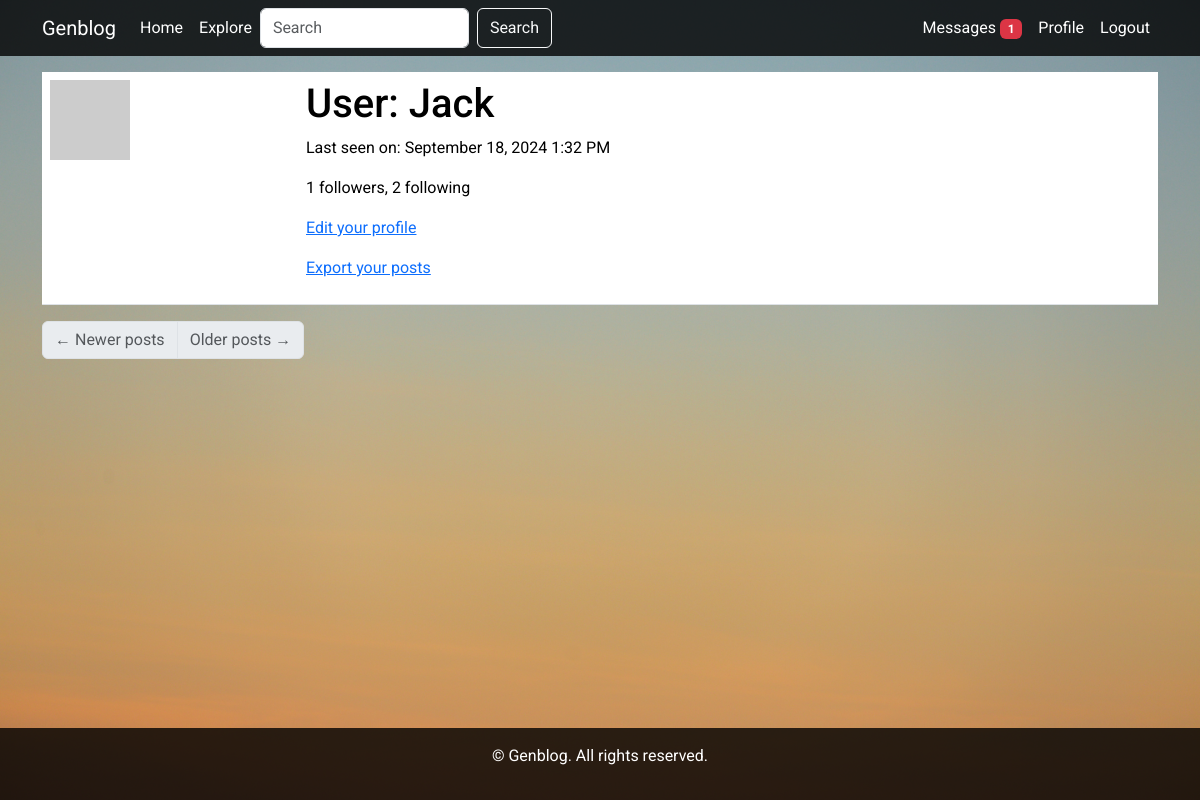
The page /user/Jack (signed in) on the database as committed earlier.
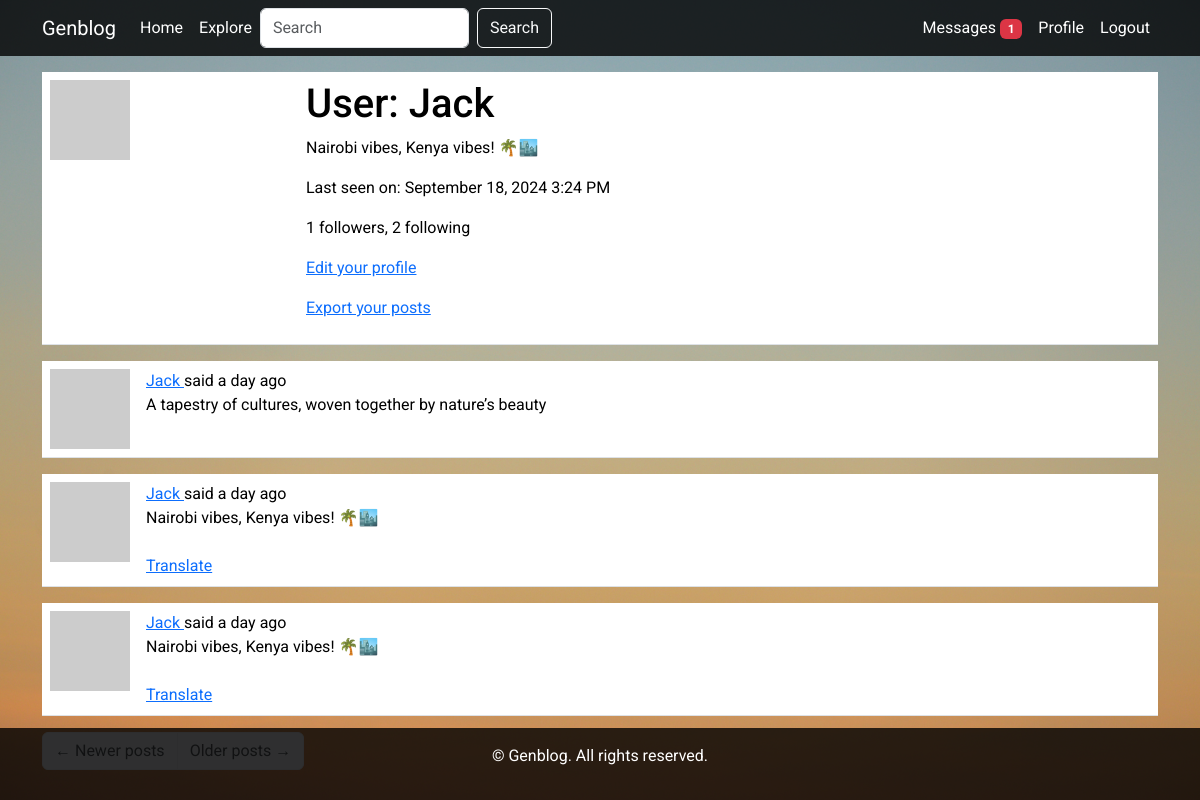
The same page on the database as committed later.
### app/models.py (models this page shows, shortened)
class User(UserMixin, db.Model):
    id: so.Mapped[int] = so.mapped_column(primary_key=True)
    username: so.Mapped[str] = so.mapped_column(sa.String(64), index=True,
                                                unique=True)
    email: so.Mapped[str] = so.mapped_column(sa.String(120), index=True,
                                             unique=True)
    password_hash: so.Mapped[Optional[str]] = so.mapped_column(sa.String(256))
    about_me: so.Mapped[Optional[str]] = so.mapped_column(sa.String(140))
    last_seen: so.Mapped[Optional[datetime]] = so.mapped_column(
        default=lambda: datetime.now(timezone.utc))
    last_message_read_time: so.Mapped[Optional[datetime]]
    posts: so.WriteOnlyMapped['Post'] = so.relationship(
        back_populates='author')
    following: so.WriteOnlyMapped['User'] = so.relationship(
        secondary=followers, primaryjoin=(followers.c.follower_id == id),
        secondaryjoin=(followers.c.followed_id == id),
        back_populates='followers')
    followers: so.WriteOnlyMapped['User'] = so.relationship(
        secondary=followers, primaryjoin=(followers.c.followed_id == id),
        secondaryjoin=(followers.c.follower_id == id),
        back_populates='following')
    messages_sent: so.WriteOnlyMapped['Message'] = so.relationship(
        foreign_keys='Message.sender_id', back_populates='author')
    messages_received: so.WriteOnlyMapped['Message'] = so.relationship(
        foreign_keys='Message.recipient_id', back_populates='recipient')
    notifications: so.WriteOnlyMapped['Notification'] = so.relationship(
        back_populates='user')
    tasks: so.WriteOnlyMapped['Task'] = so.relationship(back_populates='user')
    def avatar(self, size):
        digest = md5(self.email.lower().encode('utf-8')).hexdigest()
        return f'https://www.gravatar.com/avatar/{digest}?d=identicon&s={size}'
    def followers_count(self):
        query = sa.select(sa.func.count()).select_from(
            self.followers.select().subquery())
        return db.session.scalar(query)
    def following_count(self):
        query = sa.select(sa.func.count()).select_from(
            self.following.select().subquery())
        return db.session.scalar(query)
    def unread_message_count(self):
        last_read_time = self.last_message_read_time or datetime(1900, 1, 1)
        query = sa.select(Message).where(Message.recipient == self,
                                         Message.timestamp > last_read_time)
        return db.session.scalar(sa.select(sa.func.count()).select_from(
            query.subquery()))
    def get_tasks_in_progress(self):
        query = self.tasks.select().where(Task.complete == False)
        return db.session.scalars(query)
    def get_task_in_progress(self, name):
        query = self.tasks.select().where(Task.name == name,
                                          Task.complete == False)
        return db.session.scalar(query)

class SearchableMixin:
    @classmethod
    def before_commit(cls, session):
        session._changes = {
            'add': list(session.new),
            'update': list(session.dirty),
            'delete': list(session.deleted)
        }
    @classmethod
    def after_commit(cls, session):
        for obj in session._changes['add']:
            if isinstance(obj, SearchableMixin):
                add_to_index(obj.__tablename__, obj)
        for obj in session._changes['update']:
            if isinstance(obj, SearchableMixin):
                add_to_index(obj.__tablename__, obj)
        for obj in session._changes['delete']:
            if isinstance(obj, SearchableMixin):
                remove_from_index(obj.__tablename__, obj)
        session._changes = None

class Post(SearchableMixin, db.Model):
    __searchable__ = ['body']
    id: so.Mapped[int] = so.mapped_column(primary_key=True)
    body: so.Mapped[str] = so.mapped_column(sa.String(140))
    timestamp: so.Mapped[datetime] = so.mapped_column(
        index=True, default=lambda: datetime.now(timezone.utc))
    user_id: so.Mapped[int] = so.mapped_column(sa.ForeignKey(User.id),
                                               index=True)
    language: so.Mapped[Optional[str]] = so.mapped_column(sa.String(5))
    author: so.Mapped[User] = so.relationship(back_populates='posts')

### app/main/routes.py (the view)
@bp.route('/user/<username>')
@login_required
def user(username):
    user = db.first_or_404(sa.select(User).where(User.username == username))
    page = request.args.get('page', 1, type=int)
    query = user.posts.select().order_by(Post.timestamp.desc())
    posts = db.paginate(query, page=page,
                        per_page=current_app.config['POSTS_PER_PAGE'],
                        error_out=False)
    next_url = url_for('main.user', username=user.username,
                       page=posts.next_num) if posts.has_next else None
    prev_url = url_for('main.user', username=user.username,
                       page=posts.prev_num) if posts.has_prev else None
    form = EmptyForm()
    return render_template('user.html', user=user, posts=posts.items,
                           next_url=next_url, prev_url=prev_url, form=form)

### app/main/forms.py
class SearchForm(FlaskForm):
    q = StringField(_l('Search'), validators=[DataRequired()])
    def __init__(self, *args, **kwargs):
        if 'formdata' not in kwargs:
            kwargs['formdata'] = request.args
        if 'meta' not in kwargs:
            kwargs['meta'] = {'csrf': False}
        super(SearchForm, self).__init__(*args, **kwargs)

class EmptyForm(FlaskForm):
    submit = SubmitField('Submit')

### app/__init__.py (called while the page is built)
def get_locale():
    return request.accept_languages.best_match(current_app.config['LANGUAGES'])

### app/main/routes.py (called while the page is built)
@bp.before_app_request
def before_request():
    if current_user.is_authenticated:
        current_user.last_seen = datetime.now(timezone.utc)
        db.session.commit()
        g.search_form = SearchForm()
    g.locale = str(get_locale())

### app/models.py (called while the page is built)
@login.user_loader
def load_user(id):
    return db.session.get(User, int(id))

### app/templates/user.html (shortened to what this page needs)
{% extends "base.html" %}
{% block content %}
    <table class="table table-hover">
        <tr>
            <td width="256px"><img src="{{ user.avatar(256) }}"></td>
            <td>
                <h1>{{ _('User') }}: {{ user.username }}</h1>
                {% if user.about_me %}<p>{{ user.about_me }}</p>{% endif %}
                {% if user.last_seen %}
                <p>{{ _('Last seen on') }}: {{ moment(user.last_seen).format('LLL') }}</p>
                {% endif %}
                <p>{{ _('%(count)d followers', count=user.followers_count()) }}, {{ _('%(count)d following', count=user.following_count()) }}</p>
                {% if user == current_user %}
                <p><a href="{{ url_for('main.edit_profile') }}">{{ _('Edit your profile') }}</a></p>
                {% if not current_user.get_task_in_progress('export_posts') %}
                <p><a href="{{ url_for('main.export_posts') }}">{{ _('Export your posts') }}</a></p>
                {% endif %}
                {% endif %}
            </td>
        </tr>
    </table>
    {% for post in posts %}
        {% include '_post.html' %}
    {% endfor %}
    <nav aria-label="Post navigation">
        <ul class="pagination">
            <li class="page-item{% if not prev_url %} disabled{% endif %}">
                <a class="page-link" href="{{ prev_url }}">
                    <span aria-hidden="true">&larr;</span> {{ _('Newer posts') }}
                </a>
            </li>
            <li class="page-item{% if not next_url %} disabled{% endif %}">
                <a class="page-link" href="{{ next_url }}">
                    {{ _('Older posts') }} <span aria-hidden="true">&rarr;</span>
                </a>
            </li>
        </ul>
    </nav>
{% endblock %}

### app/templates/_post.html (shortened to what this page needs)
<table class="table table-hover">
    <tr>
        <td width="70px">
            {% if post.author %}
                <a href="{{ url_for('main.user', username=post.author.username) }}">
                    <img src="{{ post.author.avatar(70) }}" />
                </a>
            {% else %}
                <img src="default_avatar.png" />
            {% endif %}
        </td>
        <td>
            {% if post.author %}
                {{ _('%(username)s said %(when)s',
                    username=user_link, when=moment(post.timestamp).fromNow()) }}
            {% else %}
                {{ _('Unknown user said %(when)s', when=moment(post.timestamp).fromNow()) }}
            {% endif %}
            <br>
            <span id="post{{ post.id }}">{{ post.body }}</span>
            {% if post.language and post.language != g.locale %}
            <br><br>
            <span id="translation{{ post.id }}">
                <a href="javascript:translate(
                            'post{{ post.id }}',
                            'translation{{ post.id }}',
                            '{{ post.language }}',
                            '{{ g.locale }}');">{{ _('Translate') }}</a>
            </span>
            {% endif %}
        </td>
    </tr>
</table>

Rows that differ between the two databases and show on the page:
changed User "Jack": about_me (not shown) → "Nairobi vibes, Kenya vibes! 🌴🏙️"; last_seen "September 18, 2024 1:32 PM" → "September 18, 2024 3:24 PM"
added Post: body "A tapestry of cultures, woven together by nature’s beauty"
added Post: body "Nairobi vibes, Kenya vibes! 🌴🏙️"
added Post: body "Nairobi vibes, Kenya vibes! 🌴🏙️"
